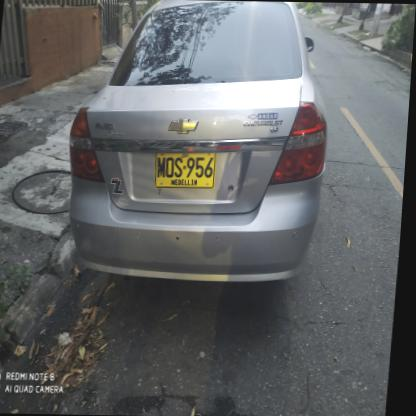
#> input picture data/dataset/Proyecto Placas.v1-primera-version.retinanet/train/106.rf.f4a09baf67c79178fb052941e1fe8a0d.jpg, 416 x 416 px; its folder holds 4 pictures in this run
$ jupyter execute 03_dataset_verification.ipynb
#> lines starting #> are read from the running program, lines starting #| are printed output that depends on the picture
# Dataset Verification
Verify YOLO conversion is correct: visualize bounding boxes over images.

[cell 1]
import sys
sys.path.insert(0, '../src')

from pathlib import Path
import random
import cv2
import matplotlib.pyplot as plt
import numpy as np

YOLO_ROOT = Path('../data/raw/plates')
SPLIT = 'train'  # change to 'val' or 'test'

[cell 2]
def yolo_to_abs(cx, cy, bw, bh, img_w, img_h):
    x1 = int((cx - bw / 2) * img_w)
    y1 = int((cy - bh / 2) * img_h)
    x2 = int((cx + bw / 2) * img_w)
    y2 = int((cy + bh / 2) * img_h)
    return x1, y1, x2, y2

img_dir = YOLO_ROOT / 'images' / SPLIT
lbl_dir = YOLO_ROOT / 'labels' / SPLIT

images = list(img_dir.glob('*.jpg')) + list(img_dir.glob('*.png'))
sample = random.sample(images, min(8, len(images)))

fig, axes = plt.subplots(2, 4, figsize=(18, 9))
for ax, img_path in zip(axes.flat, sample):
    img = cv2.cvtColor(cv2.imread(str(img_path)), cv2.COLOR_BGR2RGB)
    h, w = img.shape[:2]
#> h = 416; w = 416
    lbl_path = lbl_dir / (img_path.stem + '.txt')
    if lbl_path.exists():
        for line in lbl_path.read_text().strip().splitlines():
            parts = list(map(float, line.split()))
            cls_id, cx, cy, bw, bh = parts
            x1, y1, x2, y2 = yolo_to_abs(cx, cy, bw, bh, w, h)
            cv2.rectangle(img, (x1, y1), (x2, y2), (0, 255, 0), 2)
    ax.imshow(img)
    ax.set_title(img_path.name[:30], fontsize=7)
    ax.axis('off')
plt.suptitle(f'Split: {SPLIT} — bounding boxes from YOLO labels', fontsize=13)
plt.tight_layout()
plt.show()
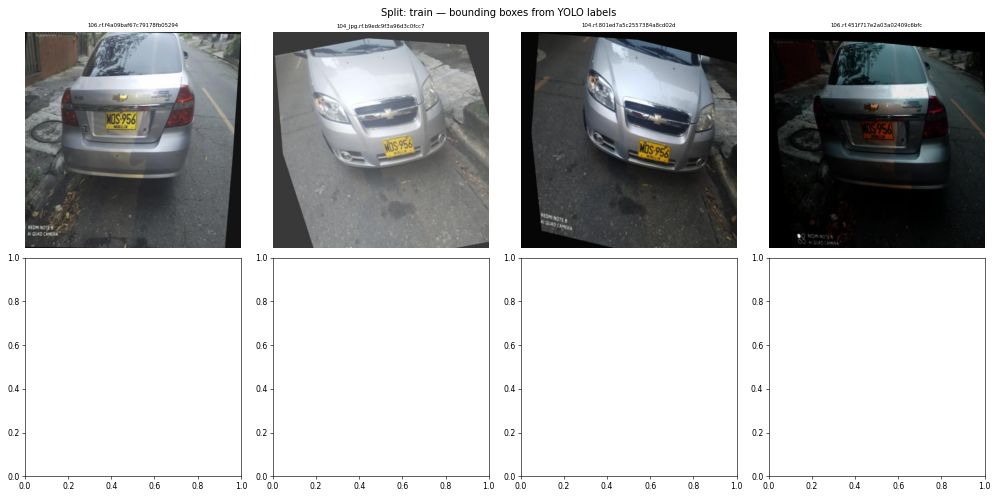
#> figure drawn by matplotlib, 4 panels
